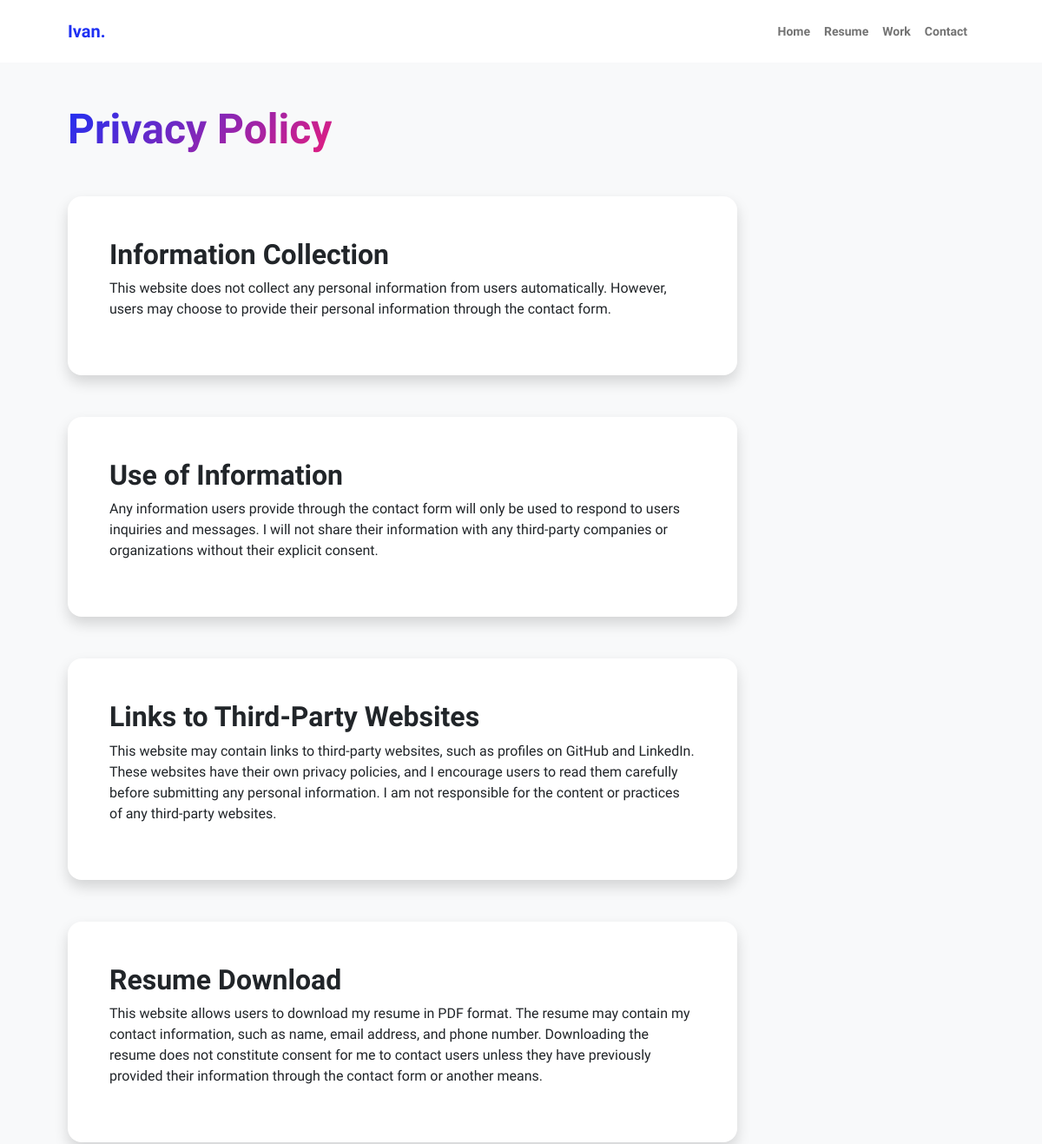
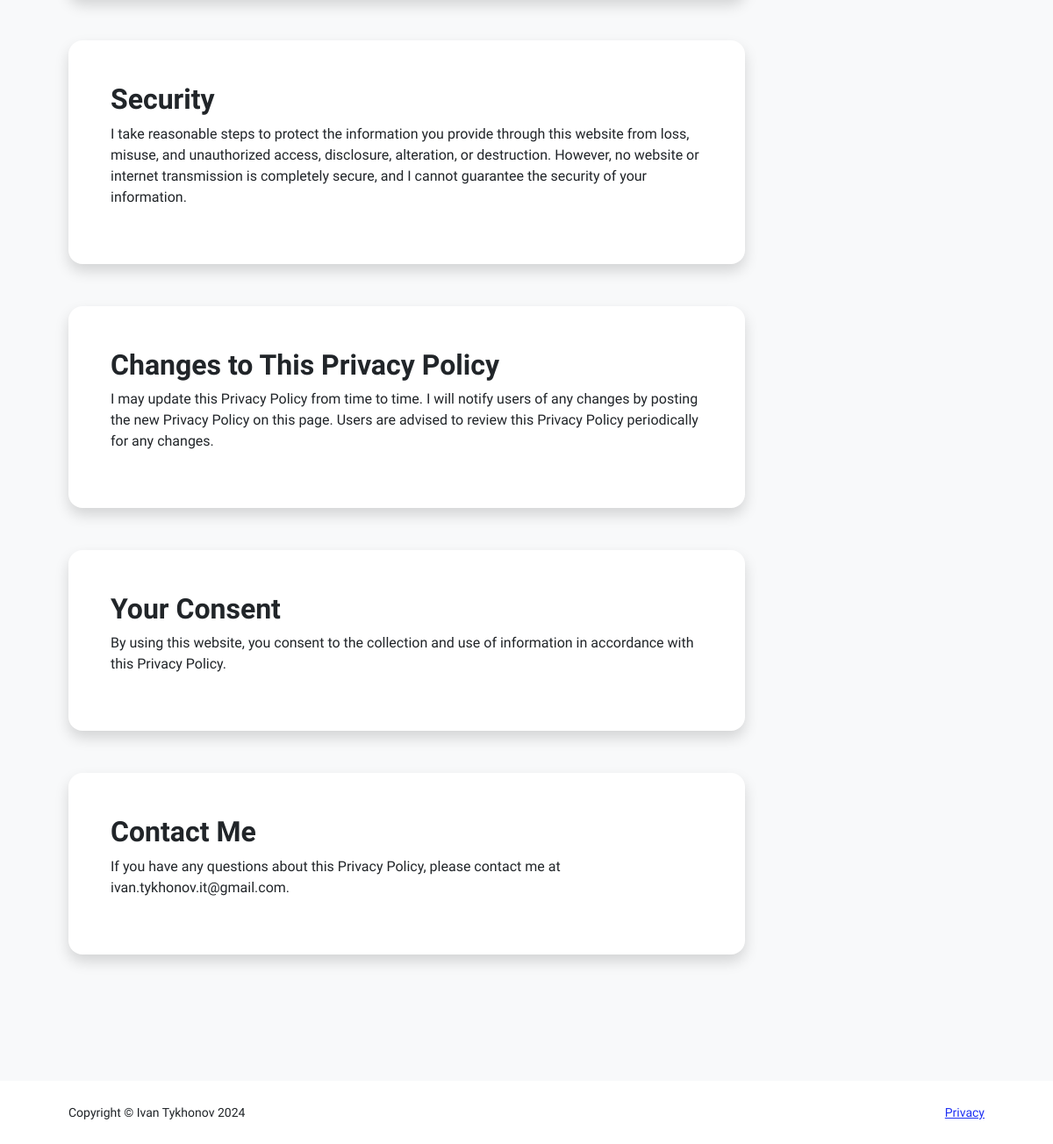
Screenshot of /privacy-policy with the database file from the repository (2 pictures, top to bottom).
### pfapp/models.py (models this page shows, shortened)
class PrivacyPolicy(models.Model):
    header = models.CharField(max_length=50)
    description = models.TextField()

### pfapp/views.py (the view)
# urls.py: path("privacy-policy", views.privacy, name="privacy"),
def privacy(request):
    blocks = PrivacyPolicy.objects.all()
    context = {
        'blocks': blocks,
    }
    return render(request, 'pfapp/privacy.html', context)

### pfapp/templates/pfapp/privacy.html (shortened to what this page needs)
{% extends 'pfapp/base.html' %}
{% block content%}
<body class="d-flex flex-column h-100 bg-light">
    <main class="flex-shrink-0">
        <section class="py-5">
                <div class="container px-5 mb-5">
                    <div class="text-left mb-5">
                        <h1 class="display-5 fw-bolder mb-0"><span class="text-gradient d-inline">Privacy Policy</span></h1>
                    </div>
                    {% if blocks %}
                        {% for block in blocks %}
                            <div class="row gx-5 justify-content-left">
                                <div class="col-lg-11 col-xl-9 col-xxl-8">
                                    <div class="card overflow-hidden shadow rounded-4 border-0 mb-5">
                                        <div class="card-body p-0">
                                            <div class="d-flex align-items-center">
                                                <div class="p-5">
                                                    <h2 class="fw-bolder">{{ block.header }}</h2>
                                                    <p>{{ block.description }}</p>
                                                </div>
                                            </div>
                                        </div>
                                    </div>
                                </div>
                            </div>
                        {% endfor %}
                    {% else %}
                    <p>No info yet</p>
                    {% endif %}
                </div>
        </section>
    </main>
</body>
{% endblock %}

### rows the page displays
PrivacyPolicy: header "Information Collection", description "This website does not collect any personal information from users automatically. However, users may choose to provide their personal information through the contact form."
PrivacyPolicy: header "Use of Information", description "Any information users provide through the contact form will only be used to respond to users inquiries and messages. I will not share their information with any third-party companies or organizations without their explicit consent."
PrivacyPolicy: header "Links to Third-Party Websites", description "This website may contain links to third-party websites, such as profiles on GitHub and LinkedIn. These websites have their own privacy policies, and I encourage users to read them carefully before submitting any personal information. I am not responsible for the content or practices of any third-party websites."
PrivacyPolicy: header "Resume Download", description "This website allows users to download my resume in PDF format. The resume may contain my contact information, such as name, email address, and phone number. Downloading the resume does not constitute consent for me to contact users unless they have previously provided their information through the contact form or another means."
PrivacyPolicy: header "Security", description "I take reasonable steps to protect the information you provide through this website from loss, misuse, and unauthorized access, disclosure, alteration, or destruction. However, no website or internet transmission is completely secure, and I cannot guarantee the security of your information."
PrivacyPolicy: header "Changes to This Privacy Policy", description "I may update this Privacy Policy from time to time. I will notify users of any changes by posting the new Privacy Policy on this page. Users are advised to review this Privacy Policy periodically for any changes."
PrivacyPolicy: header "Your Consent", description "By using this website, you consent to the collection and use of information in accordance with this Privacy Policy."
PrivacyPolicy: header "Contact Me", description "If you have any questions about this Privacy Policy, please contact me at ivan.tykhonov.it@gmail.com."
